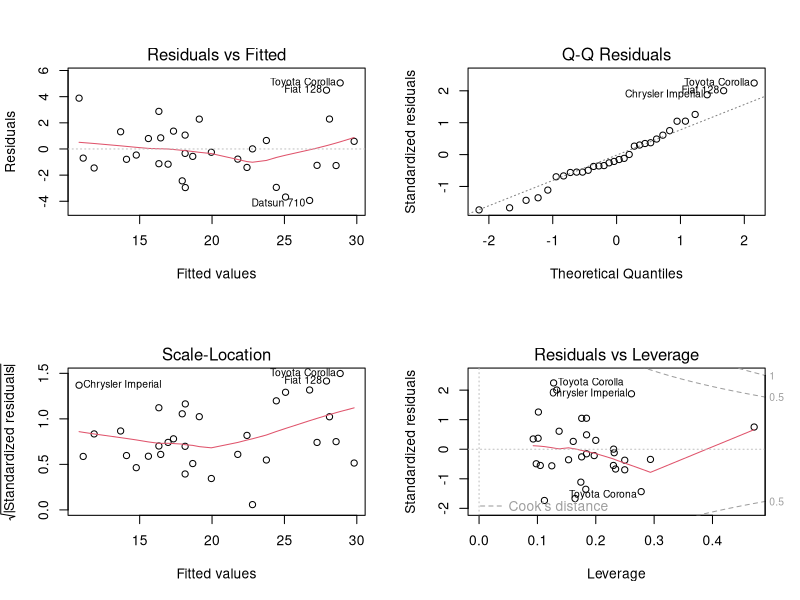
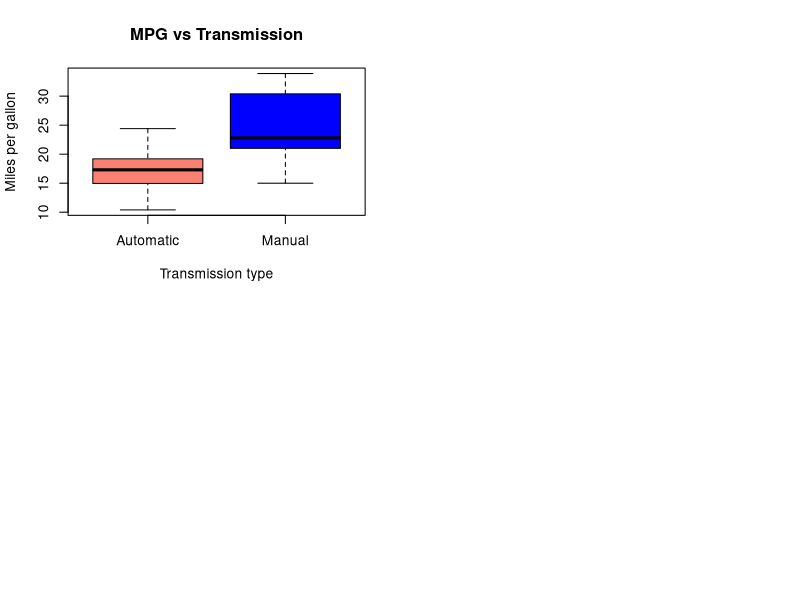
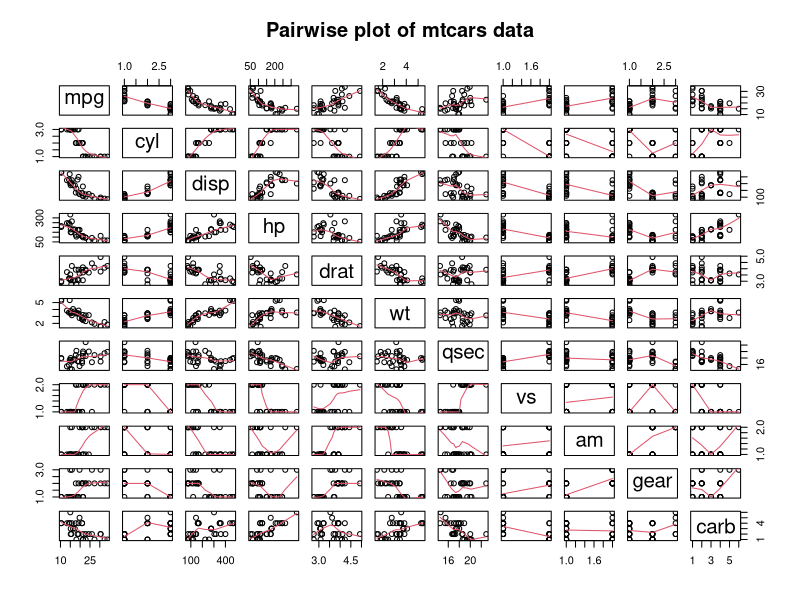

Generate these figures, in order, with R:
## ---- chunk 1
data(mtcars)
library(knitr)
opts_chunk$set(echo = FALSE)
opts_chunk$set(fig.width = 8)
opts_chunk$set(fig.height = 6)
## ---- chunk 2
# convert qualitative data to factors
mtcars$cyl <- factor(mtcars$cyl)
mtcars$vs <- factor(mtcars$vs)
mtcars$am <- factor(mtcars$am, labels = c("Automatic", "Manual"))
mtcars$gear <- factor(mtcars$gear)
mtcars$carb <- factor(mtcars$carb)
## ---- chunk 3
# model using all data as predictors
All_model = lm(mpg ~ ., data = mtcars)
## ---- chunk 4
# step wise selection process
selected_model <- step(lm(mpg ~ ., data = mtcars), trace = 0)
## ---- chunk 5
# compare basic model to selection model
initial_model <- lm(mpg ~ am, data = mtcars)
compare <- anova(selected_model, initial_model)
## ---- chunk 6
par(mfrow=c(2, 2))
plot(selected_model)
## ---- chunk 7
t_test <- t.test(mpg ~ am, data = mtcars)
## ---- chunk 8
fit1 <- lm(mpg ~ am, data = mtcars)
boxplot(mpg ~ am, data = mtcars,
        xlab = "Transmission type",
        ylab = "Miles per gallon",
        main = "MPG vs Transmission",
        col = c("salmon", "blue"), 
        names = c("Automatic", "Manual")
        )
## ---- chunk 9
pairs(mtcars, panel = panel.smooth, main = "Pairwise plot of mtcars data")
## ---- chunk 10
head(cov2cor(cov(sapply(mtcars, as.numeric))), 1)
## ---- chunk 11
All_model <- lm(mpg ~ ., data = mtcars)
All_model$coef
## ---- chunk 12
selected_model <- step(lm(mpg ~ ., data = mtcars), trace = 0)
kable(summary(selected_model)$coef, digits=4, caption="selected Model")
kable(summary(selected_model)$r.squared, digits=4, caption="R squared")
## ---- chunk 13
initial_model <- lm(mpg ~ am, data = mtcars)
compare <- anova(initial_model, selected_model)
kable(compare$Pr[2],digits=20, caption="P-Value")
## ---- chunk 14
t_test <- t.test(mpg ~ am, data = mtcars)
t_test
